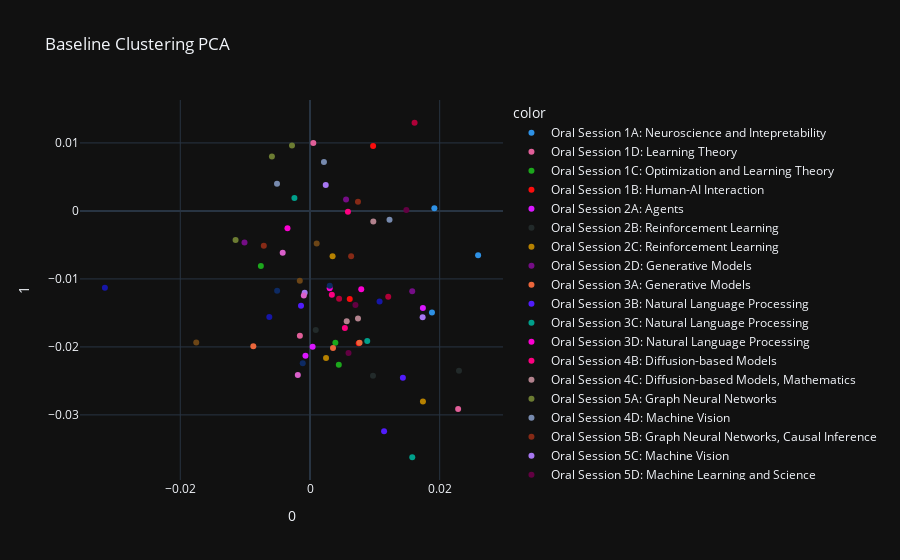
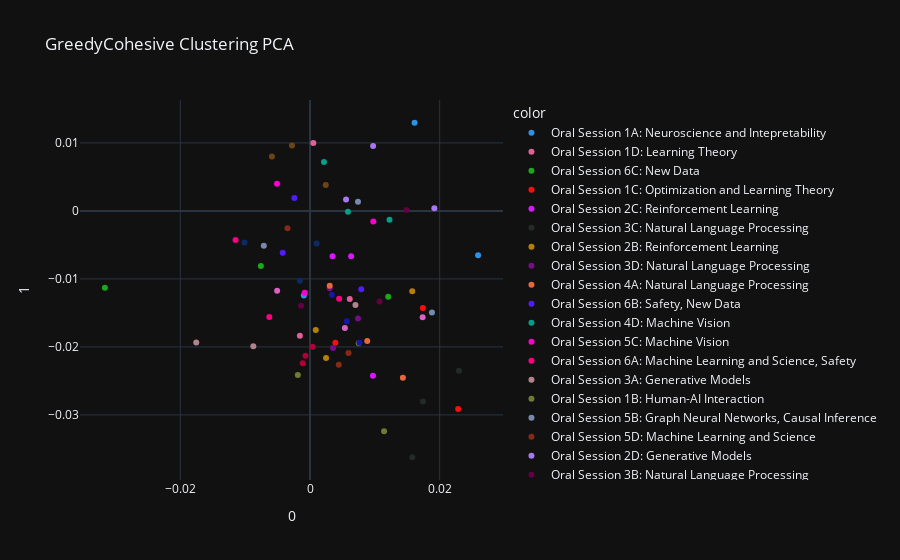
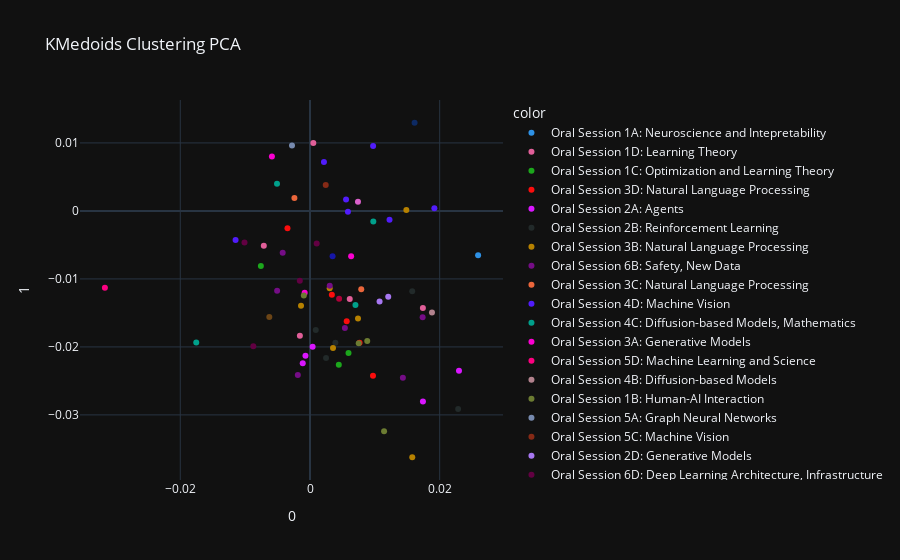
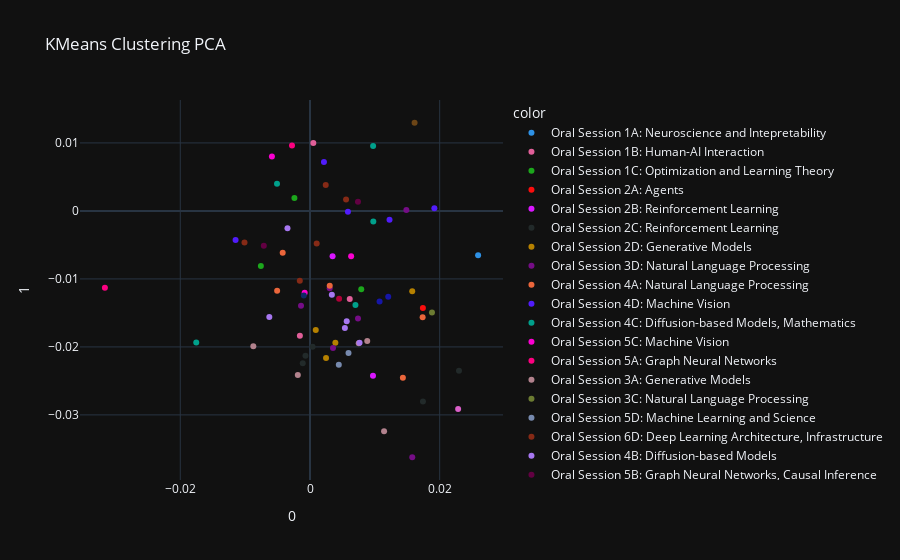

The code cell stored with these charts, in order, in its notebook:
### Code cell
import numpy as np
from scipy.spatial import ConvexHull
import plotly.graph_objects as go
import plotly.io as pio

for method in method_names:
    # Create the base scatter plot
    custom_palette = px.colors.qualitative.Dark24 + px.colors.qualitative.Set3
    fig = px.scatter(X, x=0, y=1,
                     title=f"{method} Clustering PCA",
                     hover_name=df['id'],
                     color=df[method],
                     color_discrete_sequence=custom_palette)

    fig.show()
    os.makedirs(os.path.join(output_path, "PCA"), exist_ok=True)
    pio.write_html(fig, file=os.path.join(output_path, "PCA", f"{method} Clustering PCA.html"), auto_open=False)
